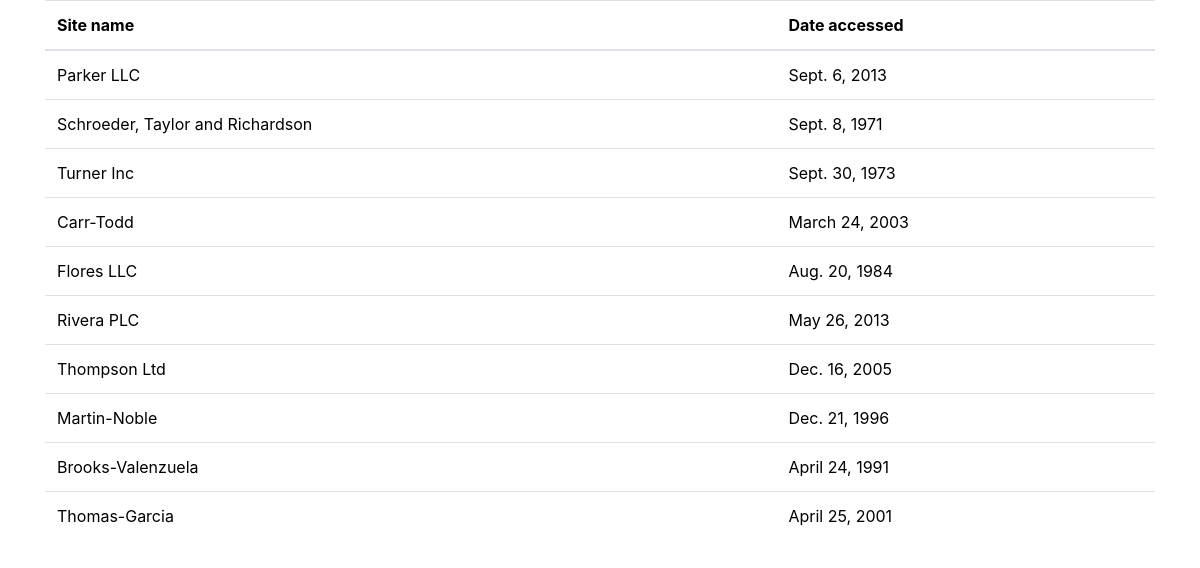
Before: /showAll/ with the older database file.
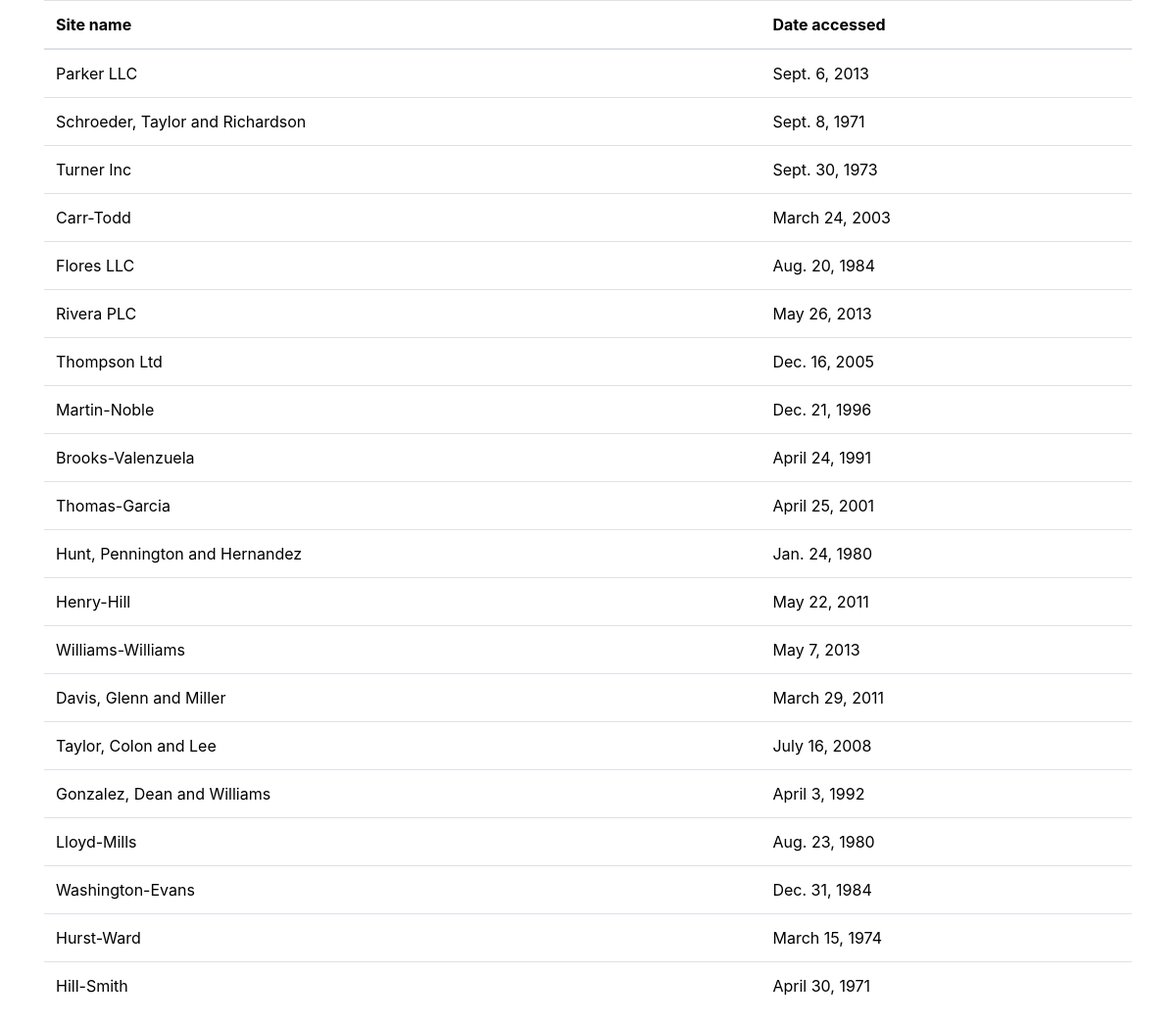
After: the same page with the newer database file.
### second_app/models.py (models this page shows, shortened)
class AccessRecord(models.Model):
    webpage = models.ForeignKey(Webpage)
    date =models.DateField()

class Webpage(models.Model):
    topic = models.ForeignKey(Topic)
    name = models.CharField(max_length=264, unique=True)
    url = models.URLField(unique=True)

### second_app/views.py (the view)
# urls.py: url(r'^showAll/',views.show,name="show")
def show(request):
    data = AccessRecord.objects.all()
    context = {'data': data}
    return render(request, 'template1/table.html', context)

### templates/template1/table.html (shortened to what this page needs)
<!DOCTYPE html>
{% load static %}
<html lang="en">
<head>
<link rel="stylesheet" href="https://maxcdn.bootstrapcdn.com/bootstrap/4.5.0/css/bootstrap.min.css">
<link rel="stylesheet" href="{% static 'css/mystyle.css' %}" >
</head>
<body>
<div class="container">
<table class="table ">
	<thead>
        <tr>
            <th>Site name</th>
            <th>Date accessed</th>
        </tr>
	</thead>
	<tbody>
	{% if data %}
	{% for entry in data %}
	<tr>
		<td>{{entry.webpage.name}}</td>
		<td>{{entry.date}}</td>
	</tr>
	{% endfor %}
	{% endif %}
	</tbody>
</table>
</div>
</body>
</html>

### static/css/mystyle.css (style rules this page uses)
table, tr, td { background-color: white; color: black; }

Changed rows visible on the page:
added AccessRecord: webpage.name "Hunt, Pennington and Hernandez", date "Jan. 24, 1980"
added AccessRecord: webpage.name "Henry-Hill", date "May 22, 2011"
added AccessRecord: webpage.name "Williams-Williams", date "May 7, 2013"
added AccessRecord: webpage.name "Davis, Glenn and Miller", date "March 29, 2011"
added AccessRecord: webpage.name "Taylor, Colon and Lee", date "July 16, 2008"
added AccessRecord: webpage.name "Gonzalez, Dean and Williams", date "April 3, 1992"
added AccessRecord: webpage.name "Lloyd-Mills", date "Aug. 23, 1980"
added AccessRecord: webpage.name "Washington-Evans", date "Dec. 31, 1984"
added AccessRecord: webpage.name "Hurst-Ward", date "March 15, 1974"
added AccessRecord: webpage.name "Hill-Smith", date "April 30, 1971"
